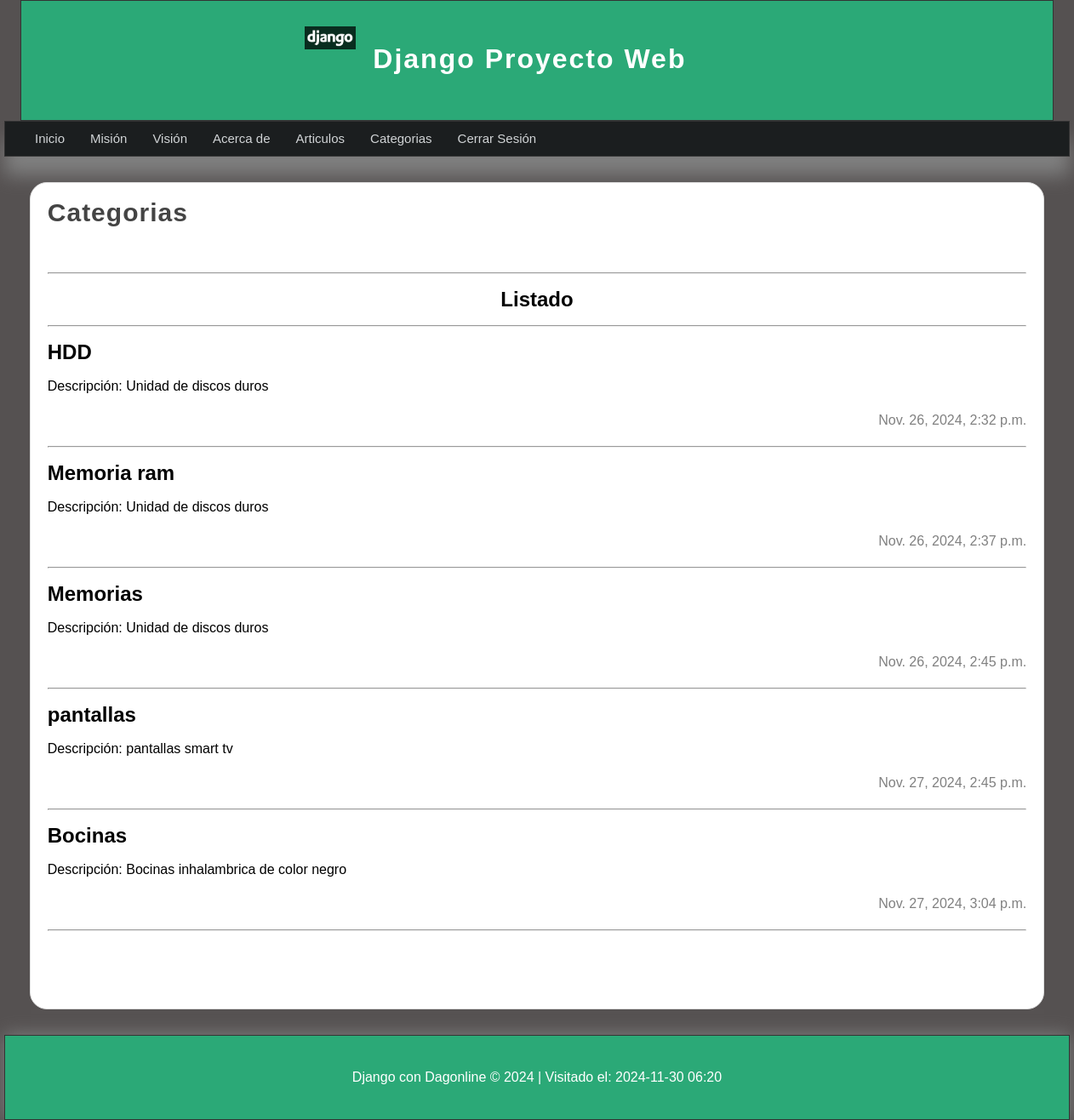
Page /listado_categorias/ (signed in) on the committed database.
### articulos/models.py (models this page shows, shortened)
class Category(models.Model):
    name=models.CharField(max_length=100,verbose_name='Nombre')
    description=models.CharField(max_length=255,verbose_name='Descripcion')
    created_at=models.DateTimeField(auto_now_add=True,verbose_name='Creado el')
    updated_at=models.DateTimeField(auto_now=True,verbose_name="Actualizado el ")
    class Meta:
        verbose_name="Categoria"
        verbose_name_plural="Categorias"

### articulos/views.py (the view)
# urls.py: path('listado_categorias/', views.list_cat, name='listado_categorias'),
@login_required(login_url='inicio')
def list_cat(request):
    categorias = Category.objects.all()
    return render(request, 'categorias/listado_cat.html',{
        'title':'Categorias',
        'content':'Listado de categorias',
        'categorias':categorias
    })

### articulos/templates/categorias/listado_cat.html (shortened to what this page needs)
{% extends "layouts/layouts.html" %}
{% block content %}
    <h1 class="title">{{title}}</h1>
    <hr>
    <h1 align="center">Listado</h1> <hr>
    {% for categoria in categorias %}
        <article class="article-item">
            <div class="data">
                <h2>{{categoria.name}}</h2>
                <p>Descripción: {{categoria.description}}</p>
                <span class="date">
                {{categoria.created_at}}
                </span>
                <hr>
            </div>
        </article>
    {% endfor %}
{% endblock %}

### mainapp/static/css/estilos.css (style rules this page uses)
* { margin: 0px; padding: 0px; font-family: sans-serif; text-decoration: none; }
p,h1,h2 { margin-top: 20px; margin-bottom: 20px; }
body { background-color: #555151; }
.title { color:#444; letter-spacing: 1px; font-size: 30px; margin-bottom: 10px; margin-top: 5px; }
.date { display: block; margin-top: 20px; margin-bottom: 20px; color: gray;; text-align: right; }
.title { color: #444; letter-spacing: 1px; font-size: 30px; padding-bottom: 50px; margin-bottom: 10px; margin-top: 5px; }

### rows in the picture
Category: name "HDD", description "Unidad de discos duros", created_at "Nov. 26, 2024, 2:32 p.m."
Category: name "Memoria ram", description "Unidad de discos duros", created_at "Nov. 26, 2024, 2:37 p.m."
Category: name "Memorias", description "Unidad de discos duros", created_at "Nov. 26, 2024, 2:45 p.m."
Category: name "pantallas", description "pantallas smart tv", created_at "Nov. 27, 2024, 2:45 p.m."
Category: name "Bocinas", description "Bocinas inhalambrica de color negro", created_at "Nov. 27, 2024, 3:04 p.m."

### other values in the picture
{{ title }} "Categorias"
